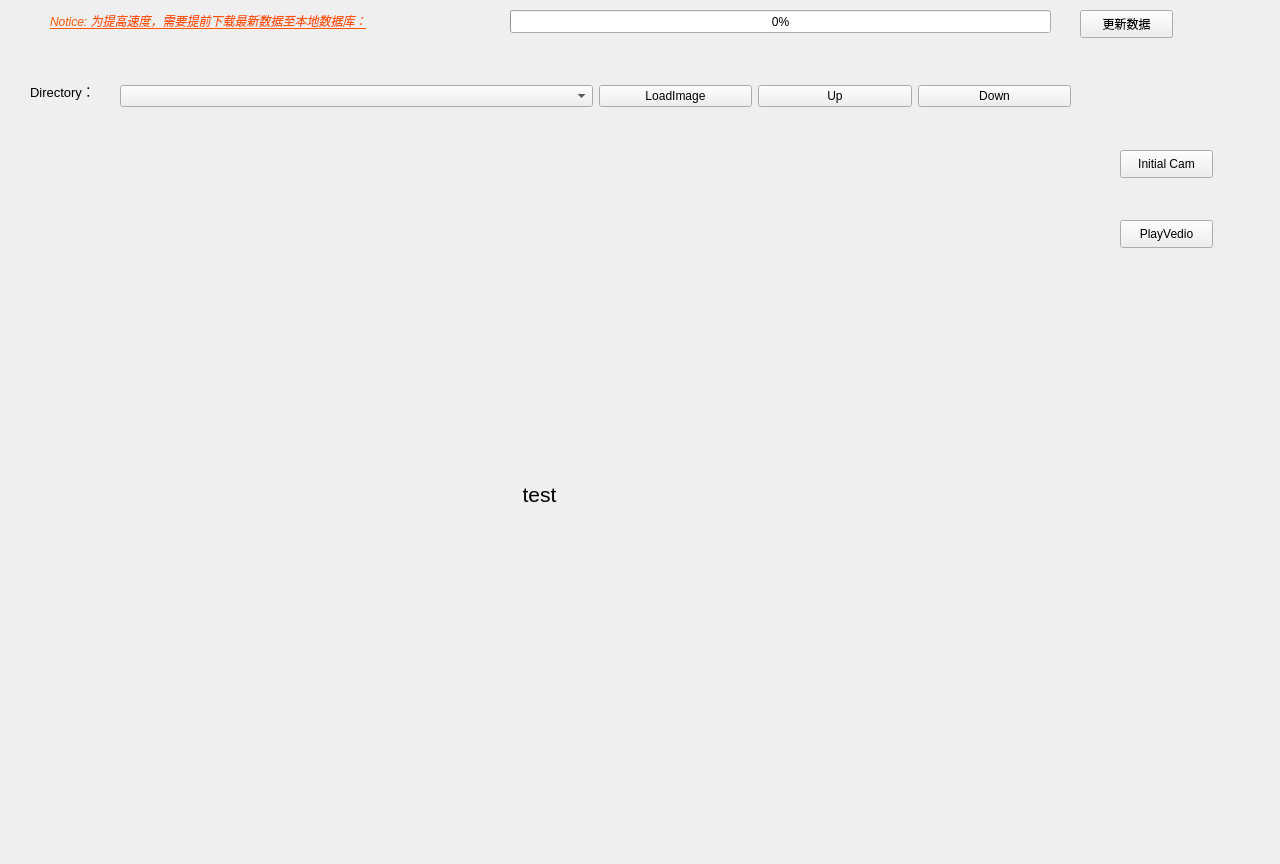
<?xml version="1.0" encoding="UTF-8"?>
<ui version="4.0">
 <class>Form</class>
 <widget class="QWidget" name="Form">
  <property name="geometry">
   <rect>
    <x>0</x>
    <y>0</y>
    <width>1280</width>
    <height>864</height>
   </rect>
  </property>
  <property name="font">
   <font>
    <italic>false</italic>
    <underline>false</underline>
   </font>
  </property>
  <property name="windowTitle">
   <string>Form</string>
  </property>
  <widget class="QProgressBar" name="progressBar">
   <property name="geometry">
    <rect>
     <x>510</x>
     <y>10</y>
     <width>541</width>
     <height>23</height>
    </rect>
   </property>
   <property name="value">
    <number>0</number>
   </property>
  </widget>
  <widget class="QLabel" name="label">
   <property name="geometry">
    <rect>
     <x>50</x>
     <y>10</y>
     <width>451</width>
     <height>21</height>
    </rect>
   </property>
   <property name="palette">
    <palette>
     <active>
      <colorrole role="WindowText">
       <brush brushstyle="SolidPattern">
        <color alpha="255">
         <red>255</red>
         <green>85</green>
         <blue>0</blue>
        </color>
       </brush>
      </colorrole>
     </active>
     <inactive>
      <colorrole role="WindowText">
       <brush brushstyle="SolidPattern">
        <color alpha="255">
         <red>255</red>
         <green>85</green>
         <blue>0</blue>
        </color>
       </brush>
      </colorrole>
     </inactive>
     <disabled>
      <colorrole role="WindowText">
       <brush brushstyle="SolidPattern">
        <color alpha="255">
         <red>120</red>
         <green>120</green>
         <blue>120</blue>
        </color>
       </brush>
      </colorrole>
     </disabled>
    </palette>
   </property>
   <property name="font">
    <font>
     <pointsize>9</pointsize>
     <weight>50</weight>
     <italic>true</italic>
     <bold>false</bold>
     <underline>true</underline>
    </font>
   </property>
   <property name="text">
    <string>Notice: 为提高速度，需要提前下载最新数据至本地数据库：</string>
   </property>
  </widget>
  <widget class="QPushButton" name="btn_UpdateData">
   <property name="geometry">
    <rect>
     <x>1080</x>
     <y>10</y>
     <width>93</width>
     <height>28</height>
    </rect>
   </property>
   <property name="text">
    <string>更新数据</string>
   </property>
  </widget>
  <widget class="QWidget" name="horizontalLayoutWidget">
   <property name="geometry">
    <rect>
     <x>9</x>
     <y>129</y>
     <width>1061</width>
     <height>731</height>
    </rect>
   </property>
   <layout class="QHBoxLayout" name="horizontalLayout">
    <item>
     <widget class="QLabel" name="lbl_displayImage">
      <property name="font">
       <font>
        <pointsize>16</pointsize>
       </font>
      </property>
      <property name="text">
       <string>test</string>
      </property>
      <property name="textFormat">
       <enum>Qt::AutoText</enum>
      </property>
      <property name="alignment">
       <set>Qt::AlignCenter</set>
      </property>
     </widget>
    </item>
   </layout>
  </widget>
  <widget class="QLabel" name="label_2">
   <property name="geometry">
    <rect>
     <x>30</x>
     <y>80</y>
     <width>81</width>
     <height>21</height>
    </rect>
   </property>
   <property name="font">
    <font>
     <pointsize>10</pointsize>
    </font>
   </property>
   <property name="text">
    <string>Directory：</string>
   </property>
  </widget>
  <widget class="QWidget" name="layoutWidget">
   <property name="geometry">
    <rect>
     <x>120</x>
     <y>80</y>
     <width>951</width>
     <height>32</height>
    </rect>
   </property>
   <layout class="QHBoxLayout" name="horizontalLayout_3">
    <item>
     <widget class="QComboBox" name="cmb_Dir"/>
    </item>
    <item>
     <layout class="QHBoxLayout" name="horizontalLayout_2">
      <item>
       <widget class="QPushButton" name="btn_LoadImage">
        <property name="text">
         <string>LoadImage</string>
        </property>
       </widget>
      </item>
      <item>
       <widget class="QPushButton" name="btn_UpImage">
        <property name="text">
         <string>Up</string>
        </property>
       </widget>
      </item>
      <item>
       <widget class="QPushButton" name="btn_DownImage">
        <property name="text">
         <string>Down</string>
        </property>
       </widget>
      </item>
     </layout>
    </item>
   </layout>
  </widget>
  <widget class="QPushButton" name="btn_PlayVedio">
   <property name="geometry">
    <rect>
     <x>1120</x>
     <y>220</y>
     <width>93</width>
     <height>28</height>
    </rect>
   </property>
   <property name="text">
    <string>PlayVedio</string>
   </property>
  </widget>
  <widget class="QPushButton" name="btn_initCam">
   <property name="geometry">
    <rect>
     <x>1120</x>
     <y>150</y>
     <width>93</width>
     <height>28</height>
    </rect>
   </property>
   <property name="text">
    <string>Initial Cam</string>
   </property>
  </widget>
 </widget>
 <resources/>
 <connections/>
</ui>
